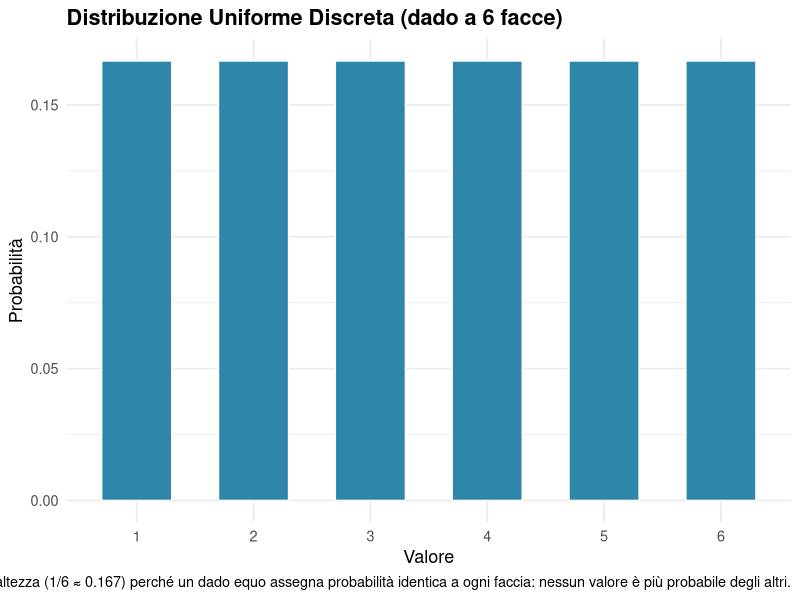
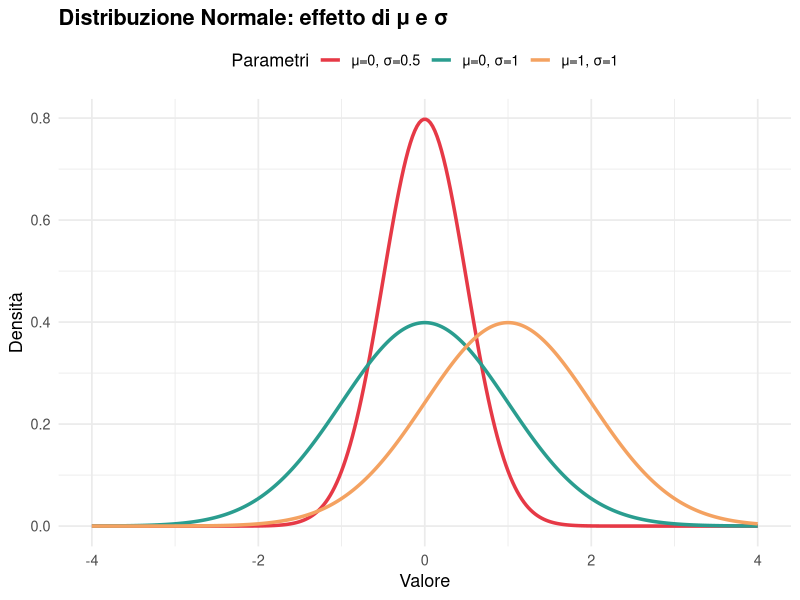
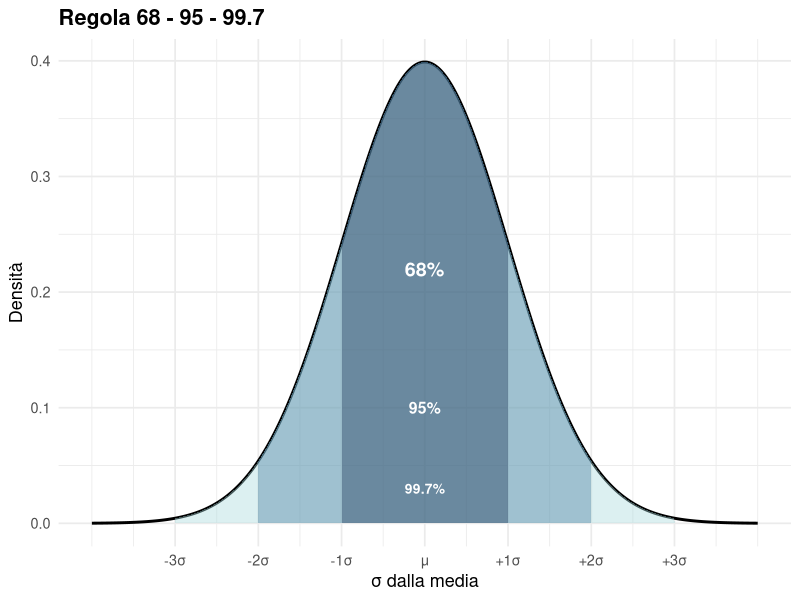
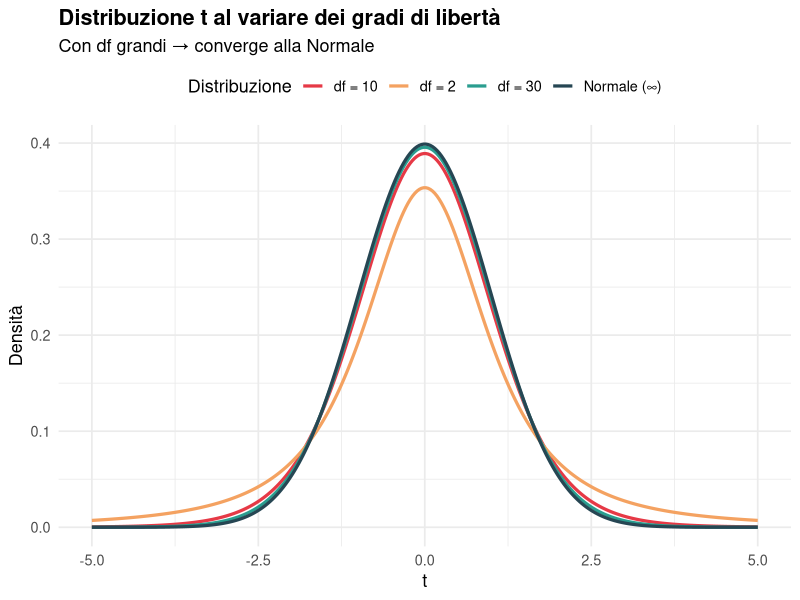
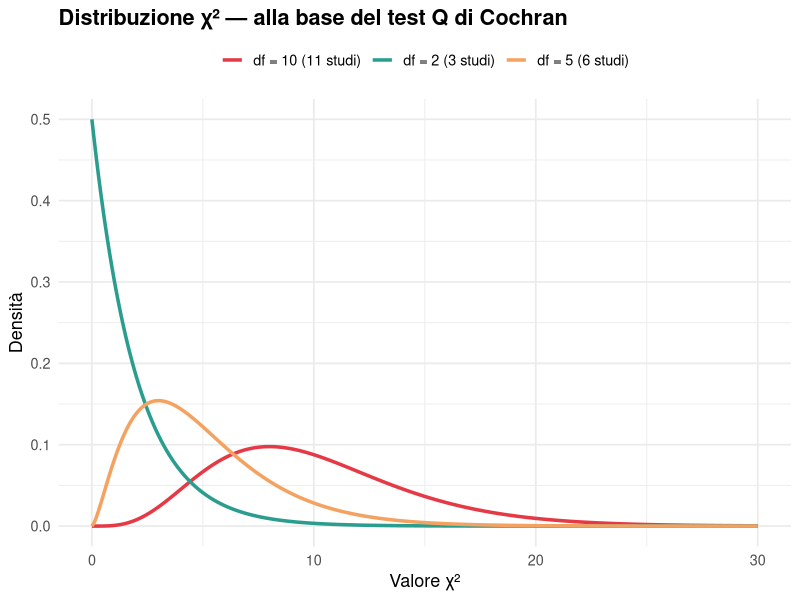

Generate these figures, in order, with R:
## ---- chunk 1
#| label: setup
#| include: false
# Caricamento del pacchetto tidyverse: collezione di pacchetti per data science
# Include dplyr (manipolazione dati), tidyr (tidy data), ggplot2 (visualizzazione),
# purrr (programmazione funzionale), tibble (dataframe moderni), stringr (stringhe),
# forcats (fattori), readr (lettura dati), e altri
library(tidyverse)

# Caricamento del pacchetto ggplot2 per la creazione di grafici
# ggplot2 implementa la "grammar of graphics" per costruire visualizzazioni
# stratificate e personalizzabili
library(ggplot2)
## ---- chunk 2
# Creazione dei valori e probabilità
valori <- 1:6  # Valori da 1 a 6 descrivi che cosa fa 
probabilita <- rep(1/6, 6)  # Ripete 1/6 per 6 volte

# Dataframe con valori e probabilità
df_dado <- data.frame(x = valori, p = probabilita)

# Grafico con ggplot2
ggplot(df_dado, aes(x = factor(x), y = p)) +  # x come fattore, y come probabilità
  geom_col(fill = "#2E86AB", color = "white", width = 0.6) +  # Barre colorate
  labs(
    title = "Distribuzione Uniforme Discreta (dado a 6 facce)",
    x = "Valore", y = "Probabilità"
  ) +
  theme_minimal(base_size = 13) +  # Tema pulito
  theme(plot.title = element_text(face = "bold")) +  # Titolo in grassetto
  labs(caption = "Le 6 barre hanno tutte la stessa altezza (1/6 ≈ 0.167) perché un dado equo assegna probabilità identica a ogni faccia: nessun valore è più probabile degli altri.")
## ---- chunk 3
# Confronto di normali con diversi parametri
x <- seq(-4, 4, length.out = 300)

df_norm <- bind_rows(
  data.frame(x = x, y = dnorm(x, 0, 1),   label = "μ=0, σ=1"),
  data.frame(x = x, y = dnorm(x, 0, 0.5), label = "μ=0, σ=0.5"),
  data.frame(x = x, y = dnorm(x, 1, 1),   label = "μ=1, σ=1")
)

ggplot(df_norm, aes(x = x, y = y, color = label)) +
  geom_line(linewidth = 1.2) +
  scale_color_manual(values = c("#E63946", "#2A9D8F", "#F4A261")) +
  labs(
    title = "Distribuzione Normale: effetto di μ e σ",
    x = "Valore", y = "Densità", color = "Parametri"
  ) +
  theme_minimal(base_size = 13) +
  theme(plot.title = element_text(face = "bold"),
        legend.position = "top")
## ---- chunk 4
x <- seq(-4, 4, length.out = 1000)
y <- dnorm(x)
df <- data.frame(x = x, y = y)

ggplot(df, aes(x, y)) +
  geom_line(linewidth = 1) +
  geom_area(data = filter(df, x >= -3 & x <= 3),
            aes(y = y), fill = "#A8DADC", alpha = 0.4) +
  geom_area(data = filter(df, x >= -2 & x <= 2),
            aes(y = y), fill = "#457B9D", alpha = 0.4) +
  geom_area(data = filter(df, x >= -1 & x <= 1),
            aes(y = y), fill = "#1D3557", alpha = 0.4) +
  annotate("text", x = 0, y = 0.22, label = "68%", color = "white",
           fontface = "bold", size = 5) +
  annotate("text", x = 0, y = 0.10, label = "95%", color = "white",
           fontface = "bold", size = 4) +
  annotate("text", x = 0, y = 0.03, label = "99.7%", color = "white",
           fontface = "bold", size = 3.5) +
  labs(title = "Regola 68 - 95 - 99.7",
       x = "σ dalla media", y = "Densità") +
  scale_x_continuous(breaks = -3:3,
    labels = c("-3σ","-2σ","-1σ","μ","+1σ","+2σ","+3σ")) +
  theme_minimal(base_size = 13) +
  theme(plot.title = element_text(face = "bold"))
## ---- chunk 5
x <- seq(-5, 5, length.out = 300)

df_t <- bind_rows(
  data.frame(x = x, y = dt(x, df = 2),   gradi = "df = 2"),
  data.frame(x = x, y = dt(x, df = 10),  gradi = "df = 10"),
  data.frame(x = x, y = dt(x, df = 30),  gradi = "df = 30"),
  data.frame(x = x, y = dnorm(x),        gradi = "Normale (∞)")
)

ggplot(df_t, aes(x = x, y = y, color = gradi)) +
  geom_line(linewidth = 1.1) +
  scale_color_manual(values = c("#E63946","#F4A261","#2A9D8F","#264653")) +
  labs(
    title = "Distribuzione t al variare dei gradi di libertà",
    subtitle = "Con df grandi → converge alla Normale",
    x = "t", y = "Densità", color = "Distribuzione"
  ) +
  theme_minimal(base_size = 13) +
  theme(plot.title = element_text(face = "bold"),
        legend.position = "top")
## ---- chunk 6
# Creazione di una sequenza di valori da 0 a 30 per l'asse x
# length.out = 300 crea 300 punti equidistanti per una curva fluida
x <- seq(0, 30, length.out = 300)

# Creazione di un dataframe combinato con tre distribuzioni Chi-Quadro
# Ogni distribuzione ha diversi gradi di libertà (df):
# - df = 2: corrisponde a 3 studi (k-1, dove k = numero di studi)
# - df = 5: corrisponde a 6 studi
# - df = 10: corrisponde a 11 studi
# dchisq() calcola la densità di probabilità della distribuzione Chi-Quadro
df_chi <- bind_rows(
  data.frame(x = x, y = dchisq(x, df = 2),  df = "df = 2 (3 studi)"),
  data.frame(x = x, y = dchisq(x, df = 5),  df = "df = 5 (6 studi)"),
  data.frame(x = x, y = dchisq(x, df = 10), df = "df = 10 (11 studi)")
)

# Creazione del grafico con ggplot2
ggplot(df_chi, aes(x = x, y = y, color = df)) +
  # Linee delle distribuzioni con spessore 1.2
  geom_line(linewidth = 1.2) +
  # Assegnazione manuale dei colori a ciascuna curva
  scale_color_manual(values = c("#E63946","#2A9D8F","#F4A261")) +
  # Titolo ed etichette degli assi
  labs(
    title = "Distribuzione χ² — alla base del test Q di Cochran",
    x = "Valore χ²", y = "Densità", color = NULL
  ) +
  # Tema minimal con dimensione base del testo 13
  theme_minimal(base_size = 13) +
  # Personalizzazione aggiuntiva: titolo in grassetto e legenda in alto
  theme(plot.title = element_text(face = "bold"),
        legend.position = "top")
## ---- chunk 7
# ESERCIZIO 1
# Calcola la probabilità che una variabile N(0,1) sia > 1.96
p1 <- pnorm(1.96, lower.tail = FALSE)
cat("P(Z > 1.96) =", round(p1, 4), "\n")
# → Dovrebbe essere ≈ 0.025 (coda destra al 95%)

# ESERCIZIO 2
# Quant'è il valore critico t con df=9 al 95% (due code)?
t_crit <- qt(0.975, df = 9)
cat("t critico (df=9, 95%) =", round(t_crit, 3), "\n")
# → Confronta con z = 1.96: le code pesanti della t allargano l'IC!

# ESERCIZIO 3
# Se Q = 18.5 con 7 studi (df=6), il p-value del test di eterogeneità è:
p_Q <- pchisq(18.5, df = 6, lower.tail = FALSE)
cat("p-value test Q (df=6) =", round(p_Q, 4), "\n")
# → Se p < 0.10: eterogeneità statisticamente significativa
